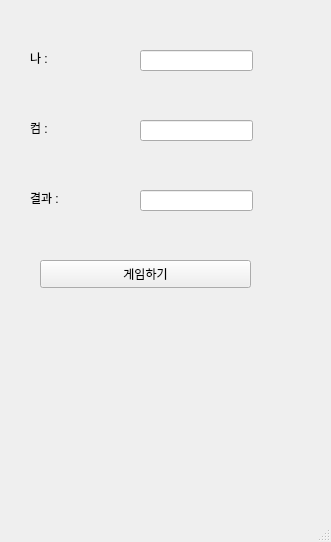
<?xml version="1.0" encoding="UTF-8"?>
<ui version="4.0">
 <class>MainWindow</class>
 <widget class="QMainWindow" name="MainWindow">
  <property name="geometry">
   <rect>
    <x>0</x>
    <y>0</y>
    <width>331</width>
    <height>542</height>
   </rect>
  </property>
  <property name="windowTitle">
   <string>MainWindow</string>
  </property>
  <widget class="QWidget" name="centralwidget">
   <widget class="QLabel" name="lbl_mine">
    <property name="geometry">
     <rect>
      <x>30</x>
      <y>50</y>
      <width>64</width>
      <height>15</height>
     </rect>
    </property>
    <property name="text">
     <string>나 : </string>
    </property>
   </widget>
   <widget class="QLabel" name="lbl_com">
    <property name="geometry">
     <rect>
      <x>30</x>
      <y>120</y>
      <width>64</width>
      <height>15</height>
     </rect>
    </property>
    <property name="text">
     <string>컴 : </string>
    </property>
   </widget>
   <widget class="QLabel" name="lbl_result">
    <property name="geometry">
     <rect>
      <x>30</x>
      <y>190</y>
      <width>64</width>
      <height>15</height>
     </rect>
    </property>
    <property name="text">
     <string>결과 : </string>
    </property>
   </widget>
   <widget class="QLineEdit" name="le_mine">
    <property name="geometry">
     <rect>
      <x>140</x>
      <y>50</y>
      <width>113</width>
      <height>21</height>
     </rect>
    </property>
   </widget>
   <widget class="QLineEdit" name="le_com">
    <property name="geometry">
     <rect>
      <x>140</x>
      <y>120</y>
      <width>113</width>
      <height>21</height>
     </rect>
    </property>
   </widget>
   <widget class="QLineEdit" name="le_result">
    <property name="geometry">
     <rect>
      <x>140</x>
      <y>190</y>
      <width>113</width>
      <height>21</height>
     </rect>
    </property>
   </widget>
   <widget class="QPushButton" name="pb">
    <property name="geometry">
     <rect>
      <x>40</x>
      <y>260</y>
      <width>211</width>
      <height>28</height>
     </rect>
    </property>
    <property name="text">
     <string>게임하기</string>
    </property>
   </widget>
  </widget>
  <widget class="QMenuBar" name="menubar">
   <property name="geometry">
    <rect>
     <x>0</x>
     <y>0</y>
     <width>331</width>
     <height>26</height>
    </rect>
   </property>
  </widget>
  <widget class="QStatusBar" name="statusbar"/>
 </widget>
 <resources/>
 <connections/>
</ui>
